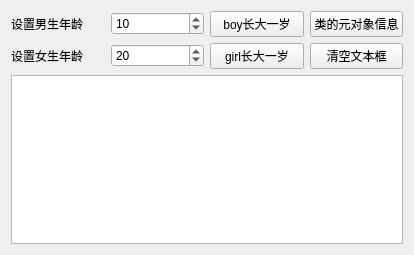
<?xml version="1.0" encoding="UTF-8"?>
<ui version="4.0">
 <class>MetaObjectWidget</class>
 <widget class="QWidget" name="MetaObjectWidget">
  <property name="geometry">
   <rect>
    <x>0</x>
    <y>0</y>
    <width>414</width>
    <height>255</height>
   </rect>
  </property>
  <property name="windowTitle">
   <string>Form</string>
  </property>
  <layout class="QGridLayout" name="gridLayout_2">
   <item row="0" column="0">
    <layout class="QGridLayout" name="gridLayout">
     <item row="0" column="0">
      <widget class="QLabel" name="label">
       <property name="text">
        <string>设置男生年龄</string>
       </property>
      </widget>
     </item>
     <item row="0" column="1">
      <widget class="QSpinBox" name="spinBoy">
       <property name="minimum">
        <number>0</number>
       </property>
       <property name="maximum">
        <number>200</number>
       </property>
       <property name="value">
        <number>10</number>
       </property>
      </widget>
     </item>
     <item row="0" column="2">
      <widget class="QPushButton" name="btnBoyInc">
       <property name="text">
        <string>boy长大一岁</string>
       </property>
      </widget>
     </item>
     <item row="0" column="3">
      <widget class="QPushButton" name="btnClassInfo">
       <property name="text">
        <string>类的元对象信息</string>
       </property>
      </widget>
     </item>
     <item row="1" column="0">
      <widget class="QLabel" name="label_2">
       <property name="text">
        <string>设置女生年龄</string>
       </property>
      </widget>
     </item>
     <item row="1" column="1">
      <widget class="QSpinBox" name="spinGirl">
       <property name="maximum">
        <number>200</number>
       </property>
       <property name="value">
        <number>20</number>
       </property>
      </widget>
     </item>
     <item row="1" column="2">
      <widget class="QPushButton" name="btnGirlInc">
       <property name="text">
        <string>girl长大一岁</string>
       </property>
      </widget>
     </item>
     <item row="1" column="3">
      <widget class="QPushButton" name="btnClear">
       <property name="text">
        <string>清空文本框</string>
       </property>
      </widget>
     </item>
     <item row="2" column="0" colspan="4">
      <widget class="QPlainTextEdit" name="textEdit"/>
     </item>
    </layout>
   </item>
  </layout>
 </widget>
 <resources/>
 <connections/>
</ui>
